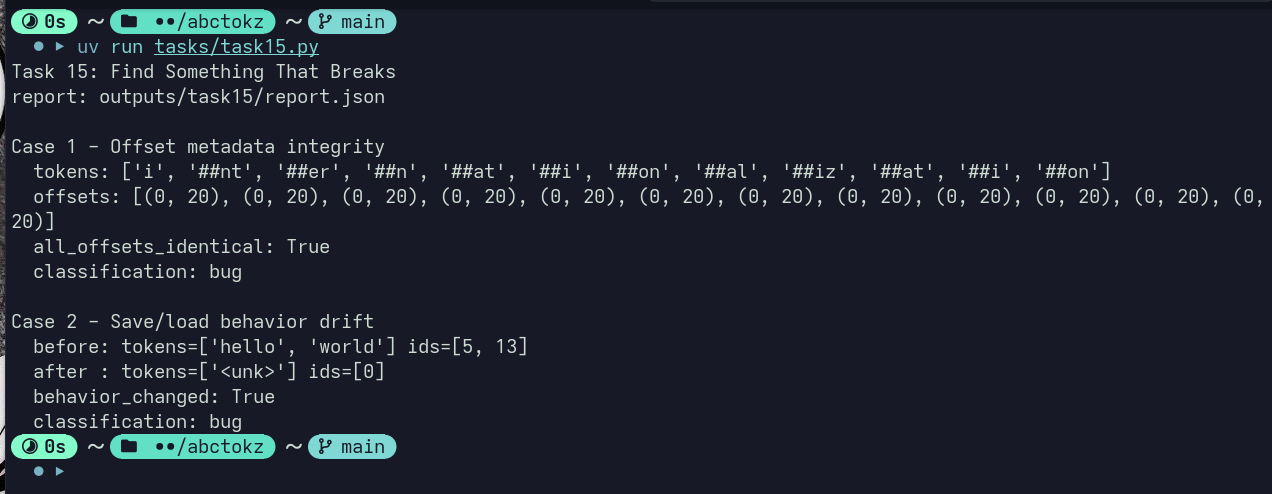

The Python source for this figure:
from __future__ import annotations

import json
from pathlib import Path

from abctokz import Tokenizer
from abctokz.config.defaults import bpe_multilingual, wordlevel_multilingual


def train_bpe_for_offsets(artifact_root: Path) -> Tokenizer:
    corpus = [
        "internationalization is nontrivial",
        "tokenization should preserve useful offsets",
        "subword models split long words",
    ] * 80
    corpus_path = artifact_root / "offsets_corpus.txt"
    corpus_path.write_text("\n".join(corpus), encoding="utf-8")

    config = bpe_multilingual(vocab_size=120)
    tok = Tokenizer.from_config(config)
    tok.train([str(corpus_path)], config)
    return tok


def train_wordlevel_for_reload(artifact_root: Path) -> tuple[Tokenizer, Path]:
    corpus = [
        "hello world",
        "wordlevel depends on exact token boundaries",
        "save load should preserve behavior",
    ] * 80
    corpus_path = artifact_root / "reload_corpus.txt"
    corpus_path.write_text("\n".join(corpus), encoding="utf-8")

    config = wordlevel_multilingual(vocab_size=200)
    tok = Tokenizer.from_config(config)
    tok.train([str(corpus_path)], config)

    model_dir = artifact_root / "wordlevel_reload"
    tok.save(str(model_dir))
    return tok, model_dir


def case_offsets(tok: Tokenizer) -> dict[str, object]:
    text = "internationalization"
    enc = tok.encode(text)
    offsets = enc.offsets
    tokens = enc.tokens
    slices = [text[s:e] for s, e in offsets]

    all_same_span = len(set(offsets)) == 1 if offsets else False
    multi_piece = len(tokens) > 1
    suspicious = multi_piece and all_same_span

    return {
        "input": text,
        "tokens": tokens,
        "offsets": offsets,
        "text_slices": slices,
        "multi_piece": multi_piece,
        "all_offsets_identical": all_same_span,
        "observed_bug": suspicious,
        "expected": "For multi-piece tokenization, offsets should partition the word into piece-level spans.",
        "observed": "All pieces receive the same full-word span, so offsets do not align with individual tokens.",
        "classification": "bug" if suspicious else "no-bug-detected",
        "reason": "In tokenizer.encode(), offsets are appended using len(pre_tok) for every piece and cursor is not advanced per piece.",
    }


def case_save_load_drift(trained_tok: Tokenizer, model_dir: Path) -> dict[str, object]:
    text = "hello world"
    before = trained_tok.encode(text)
    loaded = Tokenizer.load(str(model_dir))
    after = loaded.encode(text)

    behavior_changed = before.tokens != after.tokens or before.ids != after.ids

    return {
        "input": text,
        "before_save_tokens": before.tokens,
        "before_save_ids": before.ids,
        "after_load_tokens": after.tokens,
        "after_load_ids": after.ids,
        "behavior_changed": behavior_changed,
        "expected": "Encoding results should be identical before save and after load for the same artifact.",
        "observed": "Loaded tokenizer can produce different tokenization due to incomplete pipeline reconstruction.",
        "classification": "bug" if behavior_changed else "no-bug-detected",
        "reason": "Tokenizer.load() restores model/decoder but not full preprocessing pipeline state used during training.",
    }


def main() -> None:
    artifact_root = Path("artifacts/task15")
    output_path = Path("outputs/task15/report.json")
    artifact_root.mkdir(parents=True, exist_ok=True)
    output_path.parent.mkdir(parents=True, exist_ok=True)

    bpe_tok = train_bpe_for_offsets(artifact_root)
    trained_wordlevel, model_dir = train_wordlevel_for_reload(artifact_root)

    report = {
        "task": "Task 15 - Find Something That Breaks",
        "approach": "Edge-case contract checks: metadata integrity and persistence consistency",
        "case_1_offsets": case_offsets(bpe_tok),
        "case_2_save_load_drift": case_save_load_drift(trained_wordlevel, model_dir),
        "minimal_workarounds": {
            "offsets": "Do not trust per-piece offsets for alignment-sensitive tasks until encode() offset logic is fixed.",
            "save_load": "For exact reproducibility, keep tokenizer in-memory after training or validate post-load behavior before deployment.",
        },
        "minimal_fixes": {
            "offsets": "In tokenizer.encode(), compute per-piece span with piece length and increment char cursor per emitted piece.",
            "save_load": "Persist and restore full TokenizerConfig pipeline in load(), not only model type metadata.",
        },
    }

    output_path.write_text(json.dumps(report, ensure_ascii=False, indent=2), encoding="utf-8")

    c1 = report["case_1_offsets"]
    c2 = report["case_2_save_load_drift"]

    print("Task 15: Find Something That Breaks")
    print(f"report: {output_path}")
    print()
    print("Case 1 - Offset metadata integrity")
    print(f"  tokens: {c1['tokens']}")
    print(f"  offsets: {c1['offsets']}")
    print(f"  all_offsets_identical: {c1['all_offsets_identical']}")
    print(f"  classification: {c1['classification']}")
    print()
    print("Case 2 - Save/load behavior drift")
    print(f"  before: tokens={c2['before_save_tokens']} ids={c2['before_save_ids']}")
    print(f"  after : tokens={c2['after_load_tokens']} ids={c2['after_load_ids']}")
    print(f"  behavior_changed: {c2['behavior_changed']}")
    print(f"  classification: {c2['classification']}")


if __name__ == "__main__":
    main()
